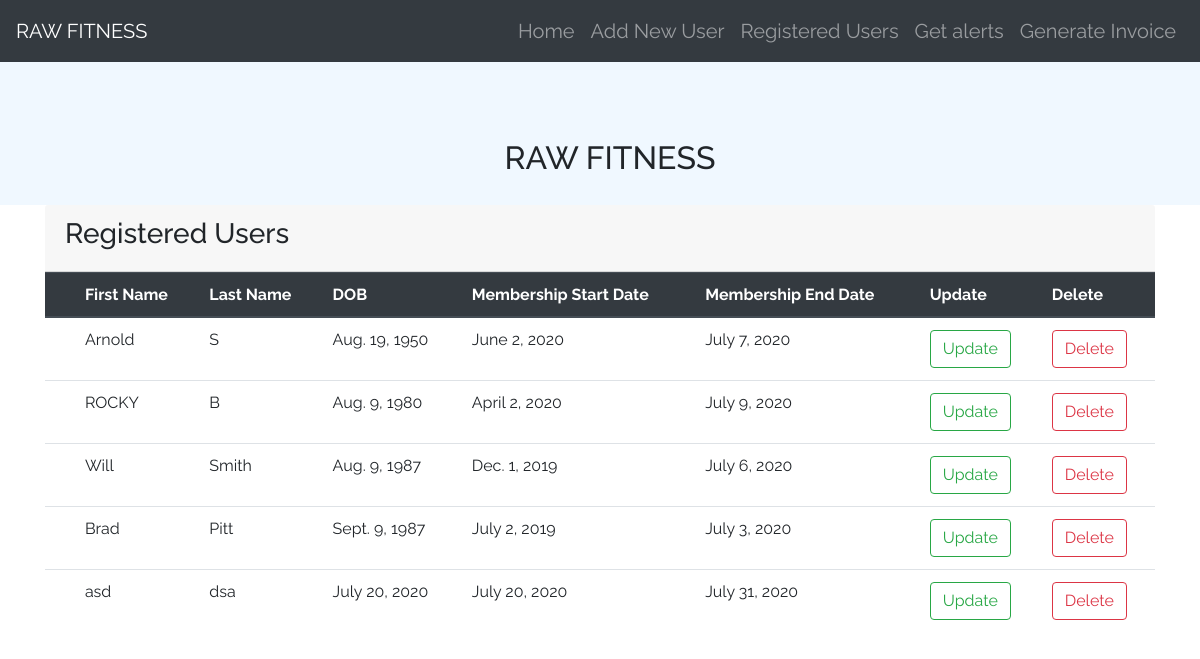
The page /list/ on the database as committed earlier.
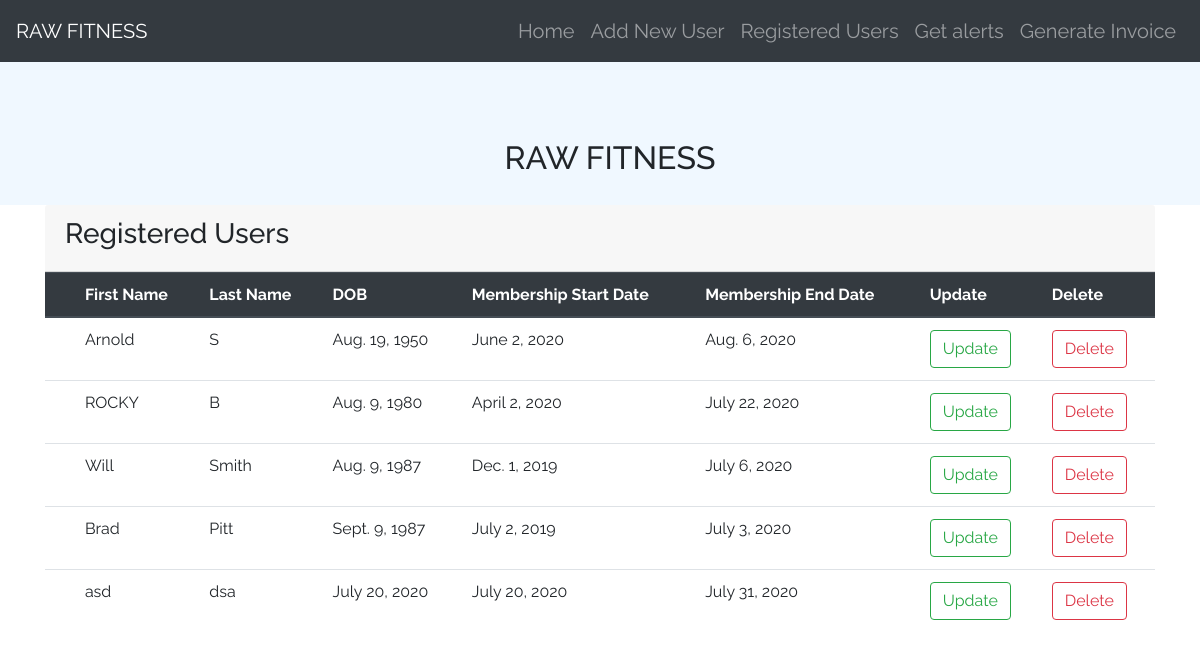
The same page on the database as committed later.
### fitness/models.py (models this page shows, shortened)
class AddUsers(models.Model):
	first_name = models.CharField(max_length=300)
	last_name = models.CharField(max_length=300)
	date_of_birth = models.DateField()
	age = models.IntegerField(max_length=2)
	sex = models.CharField(max_length=10)
	height = models.CharField(max_length=20)
	weight = models.CharField(max_length=20)
	full_address = models.TextField(max_length=None)
	phone_number = models.CharField(max_length=20)
	alternate_phone = models.CharField(max_length=20)
	membership_start_date = models.DateField(default=timezone.now)
	membership_end_date = models.DateField(default=timezone.now)
	blood_group =  models.CharField(max_length=20)
	medical_history =  models.CharField(max_length=300)

### fitness/views.py (the view)
# urls.py: path('list/',views.UsersListView.as_view(),name='list'),
class UsersListView(ListView):
	model = AddUsers
	template_name = 'users_list.html'
	def get_context_data(self, **kwargs):
		context = super(UsersListView, self).get_context_data(**kwargs)
		return context

### assets/templates/users_list.html (shortened to what this page needs)
{% extends "base.html" %}
{% load widget_tweaks %}
{% block content %}
<div class="container">
  <div class="card-header">
    <h3>Registered Users</h3>
  </div>
  <div class="table-responsive">
    <table class="table">
      <thead  class="thead-dark">
        <tr>
          <th scope="row"></th>
          <th scope="col">First Name</th>
          <th scope="col">Last Name</th>
          <th scope="col">DOB</th>
          <th scope="col">Membership Start Date</th>
          <th scope="col">Membership End Date</th>
          <th scope="col">Update</th>
          <th scope="col">Delete</th>
        </tr>
      </thead>
      <tbody>
        {% for object in object_list %}
        <tr>
          <th scope="row"></th>
          <td>{{object.first_name}}</td>
          <td>{{object.last_name}}</td>
          <td>{{object.date_of_birth }}</td>
          <td>{{object.membership_start_date}}</td>
          <td>{{object.membership_end_date}}</td>
          {% if object.id  %}
              <td><a class="btn btn-outline-success" href="{% url 'update' pk=object.id %}">Update</a></td>
              <td><a class="btn btn-outline-danger" href="{% url 'delete' pk=object.id %}">Delete</a></td>
          {% endif %}
        {% endfor %}
        </tr>
      </tbody>
    </table>
</div>
</div>
{% endblock %}

Rows that differ between the two databases and show on the page:
changed AddUsers "Arnold": membership_end_date "July 7, 2020" → "Aug. 6, 2020"
changed AddUsers "ROCKY": membership_end_date "July 9, 2020" → "July 22, 2020"
